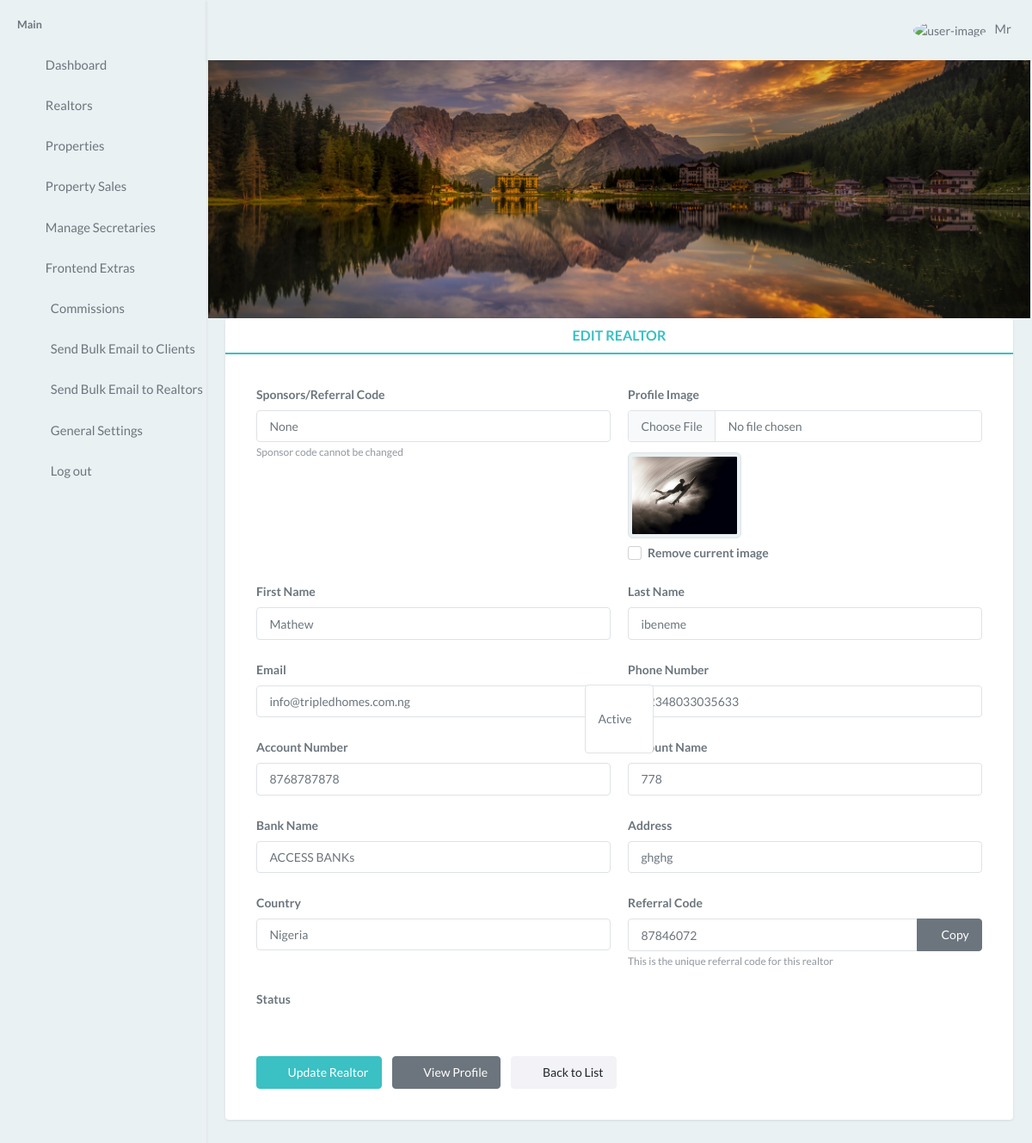
Page /user/edit_realtor/1 (signed in) on the committed database.
### tripled/models.py (models this page shows, shortened)
class Realtor(models.Model):
    STATUS_CHOICES = [
        ('regular', 'Regular Realtor'),
        ('executive', 'Executive Realtor'),
    ]
    first_name = models.CharField(max_length=100,blank=True, null=True)
    last_name = models.CharField(max_length=100,blank=True, null=True)
    email = models.EmailField(unique=True, blank=True, null=True)
    phone = models.CharField(max_length=20,blank=True, null=True)
    image = models.ImageField(upload_to='realtors/', blank=True, null=True)
    address = models.CharField(max_length=255,blank=True, null=True)
    country = models.CharField(max_length=100,blank=True, null=True)
    status = models.CharField(
        max_length=20,
        choices=STATUS_CHOICES,
        default='regular',
        help_text="Realtor status - can be changed by admin"
    )
    account_number = models.CharField(max_length=50,blank=True, null=True)
    bank_name = models.CharField(max_length=100,blank=True, null=True)
    account_name = models.CharField(max_length=100,blank=True, null=True)
    referral_code = models.CharField(max_length=8, unique=True)
    sponsor_code = models.CharField(max_length=8, blank=True, null=True)
    sponsor = models.ForeignKey('self', on_delete=models.SET_NULL, blank=True, null=True, related_name='referrals')
    total_commission = models.DecimalField(max_digits=12, decimal_places=2, default=0.00)
    paid_commission = models.DecimalField(max_digits=12, decimal_places=2, default=0.00)
    created_at = models.DateTimeField(auto_now_add=True)
    updated_at = models.DateTimeField(auto_now=True)
    class Meta:
        ordering = ['status', 'last_name', 'first_name']  # Executive realtors first
        indexes = [
            models.Index(fields=['status']),
            models.Index(fields=['referral_code']),
        ]

### tripled/views.py (the view, shortened to what this page needs)
# urls.py: path('user/edit_realtor/<int:id>', views.edit_realtor, name='edit_realtor'),
@login_required
@admin_required
def edit_realtor(request, id):
    realtor = get_object_or_404(Realtor, id=id)
    return render(request, "user/edit_realtor.html", {"realtor": realtor})

### tripled/helper.py (called while the page is built, shortened)
def admin_required(view_func):
    @wraps(view_func)
    def wrapper(request, *args, **kwargs):
        if not request.user.is_authenticated:
            messages.error(request, 'Please log in to access this page.')
            return redirect('signin')
        if request.user.is_superuser or request.user.is_staff:
            return view_func(request, *args, **kwargs)
    return wrapper

### tripled/templates/user/edit_realtor.html (shortened to what this page needs)
{% extends "user/base.html" %}
{% block body %}
    <div class="content-page">
        <div class="content">
            <div class="container-fluid">
                <div class="row">
                    <div class="col-sm-12">
                        <div class="profile-bg-picture"
                            style="background-image:url('/static/user/images/bg-profile.jpg')">
                        </div>
                    </div>
                </div>
                <div class="row">
                    <div class="col-sm-12">
                        <div class="card p-0">
                            <div class="card-body p-0">
                                <div class="profile-content">
                                    <ul class="nav nav-underline nav-justified gap-0">
                                        <li class="nav-item"><a class="nav-link active"
                                               aria-controls="home" aria-selected="true"
                                                >EDIT REALTOR</a></li>
                                    </ul>
                                    <div class="m-0 p-4">
                                        <div id="edit-profile" class="tab-pane active">
                                            <div class="user-profile-content">
                                                <form method="post" enctype="multipart/form-data">
                                                    <div class="row row-cols-sm-2 row-cols-1">
                                                        <div class="mb-3">
                                                            <label class="form-label" for="sponsorcode">Sponsors/Referral Code</label>
                                                            <input type="text" name="sponsorcode" id="sponsorcode"
                                                                class="form-control" value="{{ realtor.sponsor_code }}" readonly>
                                                            <small class="text-muted">Sponsor code cannot be changed</small>
                                                        </div>
                                                        <div class="mb-3">
                                                            <label class="form-label" for="image">Profile Image</label>
                                                            <input type="file" name="image" id="image"
                                                                class="form-control">
                                                            {% if realtor.image %}
                                                                <div class="mt-2">
                                                                    <img src="{{ realtor.image.url }}" alt="Current Profile Image" class="img-thumbnail" style="height: 100px;">
                                                                    <div class="form-check mt-1">
                                                                        <input class="form-check-input" type="checkbox" name="remove_image" id="remove_image">
                                                                        <label class="form-check-label" for="remove_image">
                                                                            Remove current image
                                                                        </label>
                                                                    </div>
                                                                </div>
                                                            {% endif %}
                                                        </div>
                                                        <div class="mb-3">
                                                            <label class="form-label" for="firstname">First Name</label>
                                                            <input type="text" placeholder="Enter first name" name="firstname" id="firstname"
                                                                class="form-control" value="{{ realtor.first_name }}" required>
                                                        </div>
                                                        <div class="mb-3">
                                                            <label class="form-label" for="lastname">Last Name</label>
                                                            <input type="text" placeholder="Enter last name" name="lastname" id="lastname"
                                                                class="form-control" value="{{ realtor.last_name }}" required>
                                                        </div>
                                                        <div class="mb-3">
                                                            <label class="form-label" for="email">Email</label>
                                                            <input type="email" placeholder="Enter realtor email" name="email" id="email"
                                                                class="form-control" value="{{ realtor.email }}" required>
                                                        </div>
                                                        <div class="mb-3">
                                                            <label class="form-label" for="phone">Phone Number</label>
                                                            <input type="text" placeholder="Enter realtor phone number" name="phone" id="phone"
                                                                class="form-control" value="{{ realtor.phone }}" required>
                                                        </div>
                                                        <div class="mb-3">
                                                            <label class="form-label" for="accnumber">Account Number</label>
                                                            <input type="text" placeholder="Enter realtors account number" name="accnumber" id="accnumber"
                                                                class="form-control" value="{{ realtor.account_number }}">
                                                        </div>
                                                        <div class="mb-3">
                                                            <label class="form-label" for="accnumber">Account Name</label>
                                                            <input type="text" placeholder="Enter realtors account name" name="accname" id="accname"
                                                                class="form-control" value="{{ realtor.account_name }}">
                                                        </div>
                                                        <div class="mb-3">
                                                            <label class="form-label" for="bankname">Bank Name </label>
                                                            <input type="text" placeholder="Enter realtors bank name" name="bankname" id="bankname"
                                                                class="form-control" value="{{ realtor.bank_name }}">
                                                        </div>
                                                        <div class="mb-3">
                                                            <label class="form-label" for="address">Address</label>
                                                            <input type="text" placeholder="Enter realtors address" name="address" id="address"
                                                                class="form-control" value="{{ realtor.address }}">
                                                        </div>
                                                        <div class="mb-3">
                                                            <label class="form-label" for="country">Country</label>
                                                            <input type="text" placeholder="Enter realtors country" name="country" id="country"
                                                                class="form-control" value="{{ realtor.country }}">
                                                        </div>
                                                        {% if realtor.referral_code %}
                                                        <div class="mb-3">
                                                            <label class="form-label" for="referral_code">Referral Code</label>
                                                            <div class="input-group">
                                                                <input type="text" id="referral_code" class="form-control"
                                                                    value="{{ realtor.referral_code }}" readonly>
                                                                <button class="btn btn-secondary" type="button" onclick="copyToClipboard('referral_code')">
                                                                    <i class="ri-file-copy-line"></i> Copy
                                                                </button>
                                                            </div>
                                                            <small class="text-muted">This is the unique referral code for this realtor</small>
                                                        </div>
                                                        {% endif %}
                                                        <div class="mb-3">
                                                            <label class="form-label" for="status">Status</label>
                                                            <select name="status" id="status" class="form-control">
                                                                <option value="active" {% if realtor.status == 'active' %}selected{% endif %}>Active</option>
                                                            </select>
                                                        </div>
                                                    </div>
                                                    <div class="row mt-3">
                                                        <div class="col-md-12 d-flex gap-2">
                                                            <button class="btn btn-primary" type="submit">
                                                                <i class="ri-save-line me-1 fs-16 lh-1"></i> Update Realtor
                                                            </button>
                                                            <a href="{% url 'realtor_detail' id=realtor.id %}" class="btn btn-secondary">
                                                                <i class="ri-eye-line me-1 fs-16 lh-1"></i> View Profile
                                                            </a>
                                                            <a href="{% url 'realtors_page' %}" class="btn btn-light">
                                                                <i class="ri-arrow-left-line me-1 fs-16 lh-1"></i> Back to List
                                                            </a>
                                                        </div>
                                                    </div>
                                                </form>
                                            </div>
                                        </div>
                                    </div>
                                </div>
                            </div>
                        </div>
                    </div>
                </div>
            </div>
        </div>
    </div>
{% endblock body %}

### rows in the picture
Realtor: sponsorcode "None", image (picture), firstname "Mathew", lastname "ibeneme", email "info@tripledhomes.com.ng", phone "+2348033035633", accnumber "8768787878", accname "778", bankname "ACCESS BANKs", address "ghghg", country "Nigeria", referral_code "87846072"
